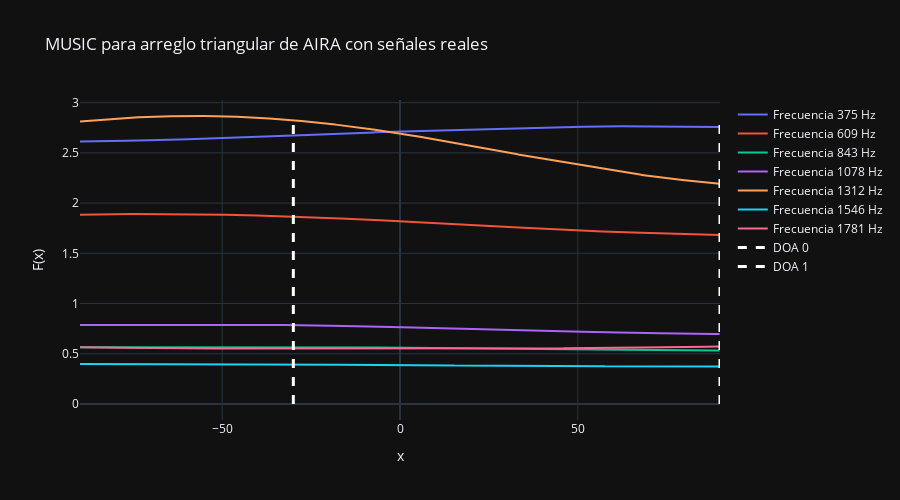

Notebook code for this chart:
### Code cell
x_mics_AIRA=np.array(lista_señales_AIRA)
n_ruidoso_AIRA=2
angles_AIRA=np.arange(-90,90,0.1) # Los ángulos para buscar ortogonalidad
music_spectrum_AIRA=MUSIC_AIRA(this_ws=this_ws_AIRA,x_mics= x_mics_AIRA,angles=angles_AIRA,n_ruidoso=n_ruidoso_AIRA)
music_plot(angles_AIRA,freq_array_AIRA,music_spectrum_AIRA,this_ws_AIRA,DOAS=DOAS_AIRA,titulo='MUSIC para arreglo triangular de AIRA con señales reales')

### Figure 1 — Plotly figure (JSON) as saved in the notebook; plotly's stock layout.template omitted (floating-point values rounded to 4 significant figures; data arrays with more than 128 entries replaced by an {"elided": "..."} marker saying what was removed)
{"data": [{"mode": "lines", "name": "Frecuencia 375 Hz", "type": "scatter", "x": {"elided": "1800 float values"}, "y": {"elided": "1800 float values"}}, {"mode": "lines", "name": "Frecuencia 609 Hz", "type": "scatter", "x": {"elided": "1800 float values"}, "y": {"elided": "1800 float values"}}, {"mode": "lines", "name": "Frecuencia 843 Hz", "type": "scatter", "x": {"elided": "1800 float values"}, "y": {"elided": "1800 float values"}}, {"mode": "lines", "name": "Frecuencia 1078 Hz", "type": "scatter", "x": {"elided": "1800 float values"}, "y": {"elided": "1800 float values"}}, {"mode": "lines", "name": "Frecuencia 1312 Hz", "type": "scatter", "x": {"elided": "1800 float values"}, "y": {"elided": "1800 float values"}}, {"mode": "lines", "name": "Frecuencia 1546 Hz", "type": "scatter", "x": {"elided": "1800 float values"}, "y": {"elided": "1800 float values"}}, {"mode": "lines", "name": "Frecuencia 1781 Hz", "type": "scatter", "x": {"elided": "1800 float values"}, "y": {"elided": "1800 float values"}}, {"line": {"color": "white", "dash": "dash", "width": 3}, "mode": "lines", "name": "DOA 0", "type": "scatter", "x": [-30, -30], "y": [0, 2.867]}, {"line": {"color": "white", "dash": "dash", "width": 3}, "mode": "lines", "name": "DOA 1", "type": "scatter", "x": [90, 90], "y": [0, 2.867]}], "layout": {"height": 500, "title": {"text": "MUSIC para arreglo triangular de AIRA con señales reales"}, "width": 900, "xaxis": {"title": {"text": "x"}}, "yaxis": {"title": {"text": "F(x)"}}}}
